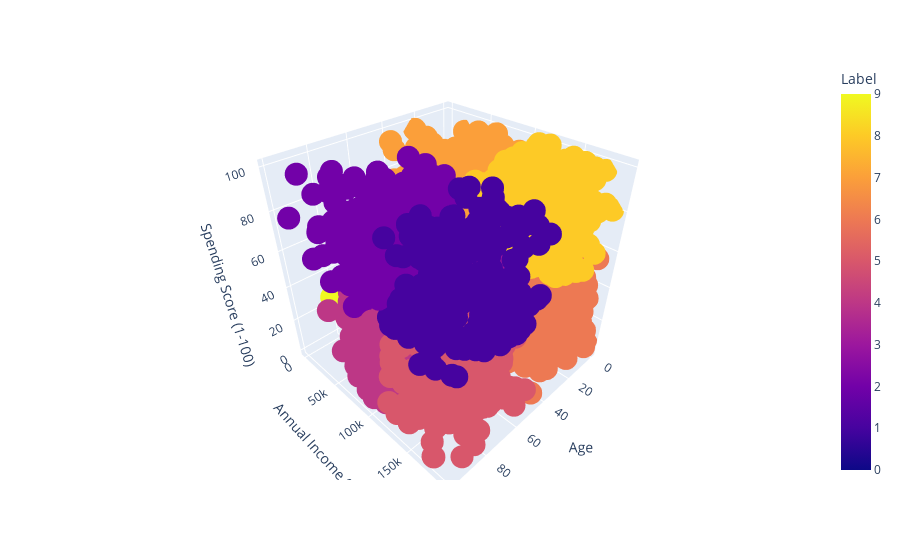

Notebook cell for this chart:
### Code cell
import plotly.express as px
fig = px.scatter_3d(df, x='Age', y='Annual Income ($)',z='Spending Score (1-100)', color='Label')
fig.show()

### Figure 1 — Plotly figure (JSON) as saved in the notebook; plotly's stock layout.template omitted (floating-point values rounded to 4 significant figures; data arrays with more than 128 entries replaced by an {"elided": "..."} marker saying what was removed)
{"data": [{"hovertemplate": "Age=%{x}<br>Annual Income ($)=%{y}<br>Spending Score (1-100)=%{z}<br>Label=%{marker.color}<extra></extra>", "legendgroup": "", "marker": {"color": {"elided": "2000 int values"}, "coloraxis": "coloraxis", "symbol": "circle"}, "mode": "markers", "name": "", "scene": "scene", "showlegend": false, "type": "scatter3d", "x": {"elided": "2000 int values"}, "y": {"elided": "2000 int values"}, "z": {"elided": "2000 int values"}}], "layout": {"coloraxis": {"colorbar": {"title": {"text": "Label"}}, "colorscale": [[0, "#0d0887"], [0.1111, "#46039f"], [0.2222, "#7201a8"], [0.3333, "#9c179e"], [0.4444, "#bd3786"], [0.5556, "#d8576b"], [0.6667, "#ed7953"], [0.7778, "#fb9f3a"], [0.8889, "#fdca26"], [1, "#f0f921"]]}, "legend": {"tracegroupgap": 0}, "margin": {"t": 60}, "scene": {"domain": {"x": [0, 1], "y": [0, 1]}, "xaxis": {"title": {"text": "Age"}}, "yaxis": {"title": {"text": "Annual Income ($)"}}, "zaxis": {"title": {"text": "Spending Score (1-100)"}}}}}
